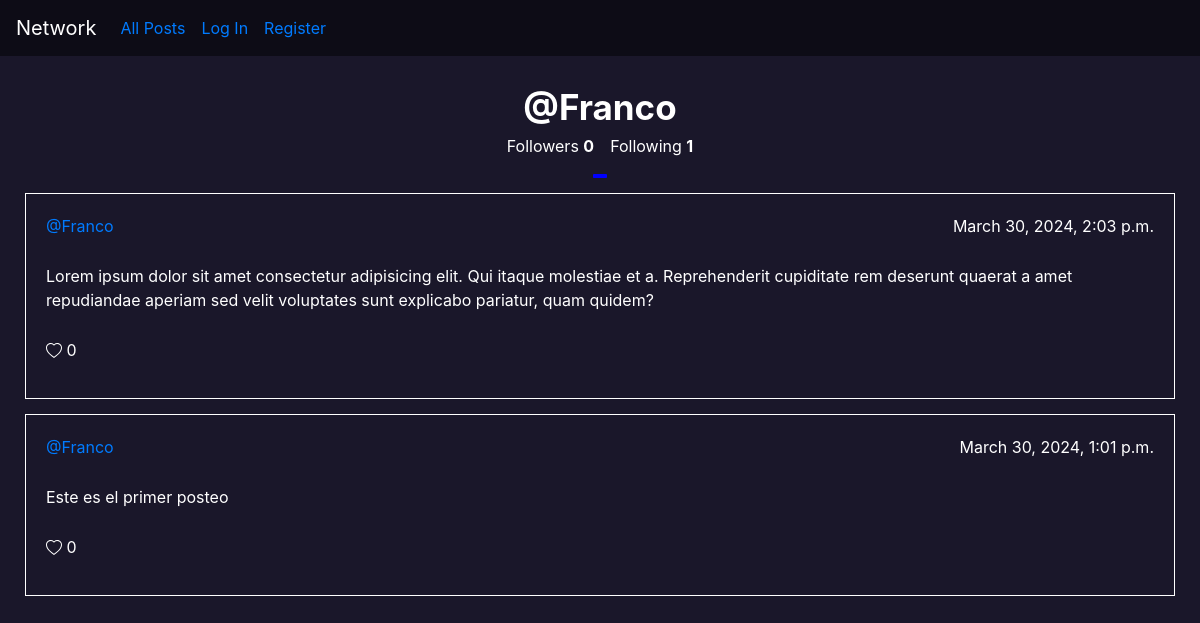
/profile/Franco, run on an earlier commit of the app's database.
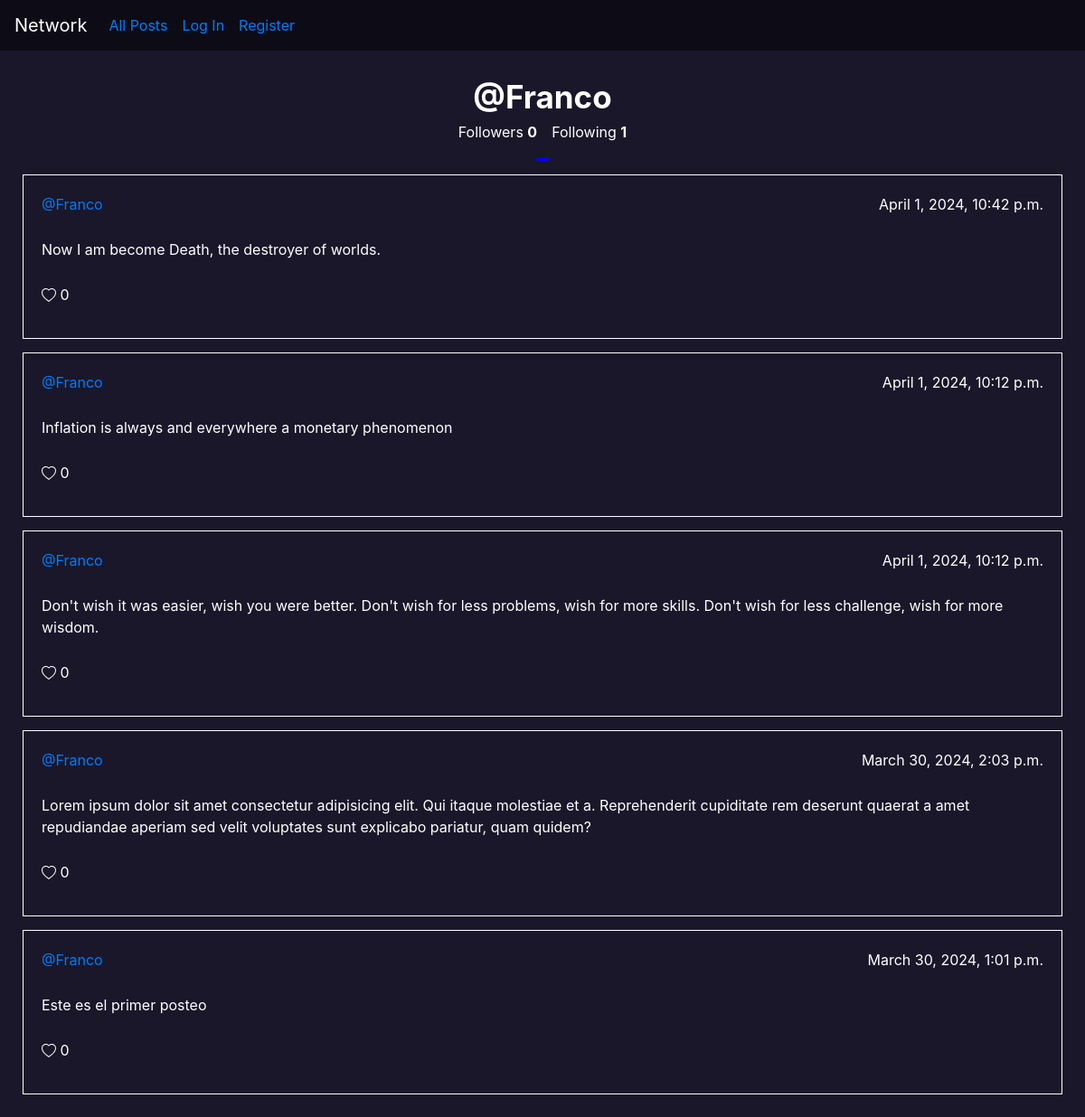
And on a later commit of the database.
### network/models.py (models this page shows)
class User(AbstractUser):
    pass

class Post(models.Model):
    user = models.ForeignKey(User, on_delete = models.CASCADE, related_name='post_user')
    text = models.CharField(max_length=280)
    date = models.DateTimeField(default=timezone.now())
    likes = models.ManyToManyField(User,blank=True, related_name='likes')

### network/views.py (the view)
# urls.py: path("profile/<str:username>", views.profile, name='profile'),
def profile(request, username):
    user = User.objects.get(username=username)
    follwing = Profile.objects.filter(follower=user.pk).count()
    followers = Profile.objects.filter(user=user.pk).count()
    posts = Post.objects.filter(user=user).order_by('-date')
    return render(request, "network/profile.html", {'username':user,'followers':followers,'following':follwing,'posts':posts, 'logged_user':request.user})

### network/templates/network/profile.html (shortened to what this page needs)
{% extends "network/layout.html" %}
{% load static %}
{% block body %}
<div class="mid_section">
    <div id="presentation">
        <strong id="username">@{{username}}</strong>
        <div class="follow_information">
            <p>Followers <strong id="followers">{{followers}}</strong></p>
            <p>Following <strong id="following">{{following}}</strong></p>
        </div>
        <div class="follow_information">
            <button id="follow_buttom"></button>
        </div>
    </div>
    {% if posts %}
        {% for post in posts %}
            <div class="post">
                <div class="top">
                    <a href="{% url 'profile' username=post.user %}" >@{{ post.user }}</a>
                    <p>{{ post.date }}</p>
                </div>
                <div>
                    <p>{{ post.text }}</p>
                </div>
                <div>
                    <p> {{ post.likes.all.count }}</p>
                </div>
            </div>
        {% endfor %}
    {% else %}
        <br>
        <div id="no_post">
            <strong>No posts so far</strong>
        </div>
    {% endif %}
</div>
{% endblock %}

### network/templates/network/layout.html (shortened to what this page needs)
{% load static %}
<!DOCTYPE html>
<html lang="en">
    <head>
        <link rel="stylesheet" href="https://stackpath.bootstrapcdn.com/bootstrap/4.4.1/css/bootstrap.min.css">
        <link href="{% static 'network/styles.css' %}" rel="stylesheet">
    </head>
    <body>
        <nav class="navbar navbar-expand-lg ">
            <li class="navbar-brand">Network</li>
            <div>
            <ul class="navbar-nav mr-auto">
                <li class="nav-item">
                    <a class="nav-link" href="{% url 'index' %}">All Posts</a>
                </li>
                {% if user.is_authenticated %}
                    <li class="nav-item">
                        <a class="nav-link" href="{% url 'following' %}">Following</a>
                    </li>
                    <li class="nav-item">
                        <a class="nav-link" href="{% url 'logout' %}">Log Out</a>
                    </li>
                {% else %}
                    <li class="nav-item">
                        <a class="nav-link" href="{% url 'login' %}">Log In</a>
                    </li>
                    <li class="nav-item">
                        <a class="nav-link" href="{% url 'register' %}">Register</a>
                    </li>
                {% endif %}
            </ul>
        </div>
    </nav>
        <div class="body">
            {% block body %}
            {% endblock %}
        </div>
    </body>
</html>

### network/static/network/styles.css (style rules this page uses)
body { background-color: #1a172a; color: white; }
.navbar { background-color: #0d0c16; }
.mid_section { padding: 25px; }
.post { padding: 15px; border: 1px solid white; margin-top: 15px; display: flex; flex-direction: column; }
.post div { display: flex; margin: 5px; justify-content: space-between; }
#presentation { display: flex; flex-direction: column; }
.follow_information { display: flex; margin: 0 auto; }
#username { font-size: 35px; margin: 0 auto; }
#follow_buttom { font-size: 18px; color: white; background-color: blue; border: 1px solid blue; border-radius: 10%; outline: none; }

What changed in the data, as far as the page shows it:
added Post: user "Franco", date "April 1, 2024, 10:42 p.m.", text "Now I am become Death, the destroyer of worlds.", likes.all.count "0"
added Post: user "Franco", date "April 1, 2024, 10:12 p.m.", text "Inflation is always and everywhere a monetary phenomenon", likes.all.count "0"
added Post: user "Franco", date "April 1, 2024, 10:12 p.m.", text "Don't wish it was easier, wish you were better. Don't wish for less problems, wish for more skills. Don't wish for less challenge, wish for more wisdom.", likes.all.count "0"
